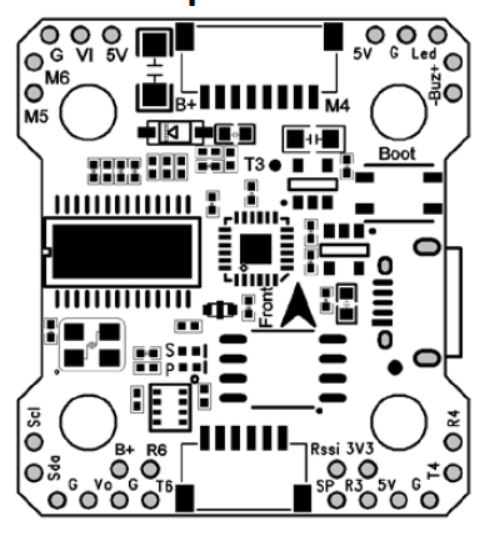
//> input picture libraries/AP_HAL_ChibiOS/hwdef/KakuteF4Mini/kakutef4mini.jpg, 483 x 533 px, given in place of the camera
$ ./test_hsv   (built with g++ and OpenCV 4)
//> lines starting //> are read from the running program, lines starting //| are printed output that depends on the picture
#include <cv.h>
#include <opencv2/opencv.hpp>
#include <vector>
#include <iostream>

using namespace cv;
using namespace std;

// [39 lines of commented-out code are left out]

 int blur_val = 0;
 int blur_max = 255;

 int H_val = 0;
 int H_max = 255;

 int S_val = 0;
 int S_max = 255;

 int V_val = 0;
 int V_max = 255;

// [39 lines of commented-out code are left out]

void init(){
    namedWindow("Trackbar",0);
    createTrackbar("Blur", "Trackbar", &blur_val, blur_max);
//> slider 'Blur' is set to 85

    createTrackbar("H value: ", "Trackbar", &H_val, H_max);
//> slider 'H value: ' is set to 85
    createTrackbar("H max: ", "Trackbar", &H_max, H_max);

    createTrackbar("S value: ", "Trackbar", &S_val, S_max);
//> slider 'S value: ' is set to 85
    createTrackbar("S max: ", "Trackbar", &S_max, S_max);

    createTrackbar("V value: ", "Trackbar", &V_val, V_max);
//> slider 'V value: ' is set to 85
    createTrackbar("V max: ", "Trackbar", &V_max, V_max);
}

int main(){
    init();
    //VideoCapture capture("Video 1.wmv");
    VideoCapture stream(0);
    if (!stream.isOpened()) { //check if video device has been initialised
        cout << "cannot open camera";
    }
    Mat frame;
    //namedWindow( "video", 1);
    vector<vector<Point> > contours;
    vector<Vec4i> hierarchy;
    Mat img_blur, img_raw, img_HSV, threshold, img_result;
    stream.read(frame);
//> frame is the input picture: 533 rows x 483 cols, CV_8UC3; mean B, G, R 198.5, 198.5, 198.5
	imshow("abc",frame);
    img_result = frame.clone();
    bool flag = false;
    while (1){
        stream.read(frame);

        // [12 lines of commented-out code are left out]
        imshow("video", frame);
        blur(frame,img_blur,Size(blur_val*2+1,blur_val*2+1), Point(-1,-1), BORDER_DEFAULT);
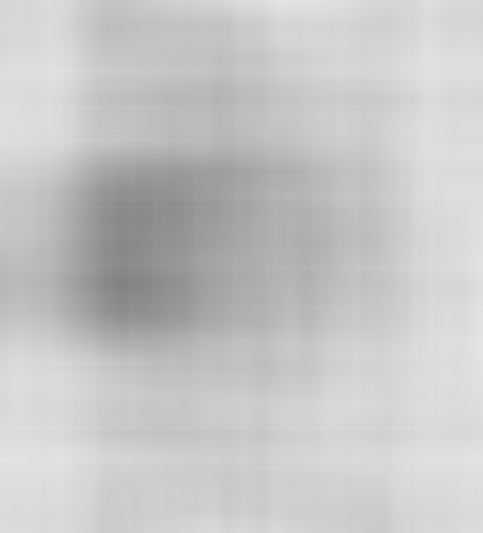
//> img_blur: 533 rows x 483 cols, CV_8UC3; mean B, G, R 198.3, 198.3, 198.3
        imshow("Blur Image", img_blur);
        cvtColor(img_blur, img_HSV, COLOR_BGR2HSV);
//> img_HSV: 533 rows x 483 cols, CV_8UC3; mean H, S, V 0.2, 0, 198.3
        imshow("HSV image", img_HSV);
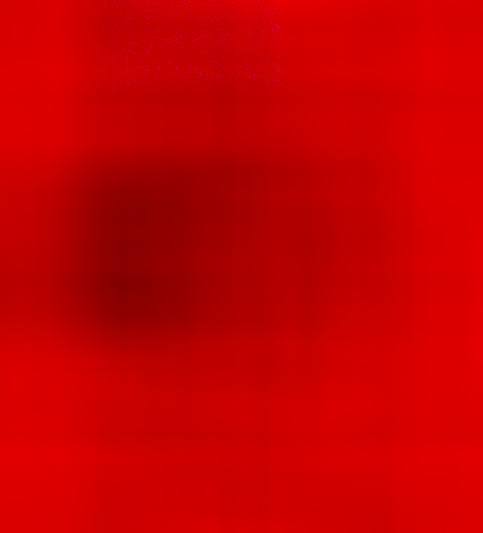
//> window 'HSV image': 533 rows x 483 cols, CV_8UC3; mean B, G, R 0.2, 0, 198.3
        inRange(img_HSV,Scalar(H_val,S_val,V_val),Scalar(H_max, S_max, V_max), threshold);
//> threshold: 533 rows x 483 cols, CV_8UC1; every value is 0
        imshow("Threshold",threshold);
        // [10 lines of commented-out code are left out]

        if (waitKey(33) == 'q')
//> the 'q' key is pressed
            break;
    }
    return 0;
}
//g++ main.cpp -o make `pkg-config --libs opencv` `pkg-config --cflags opencv`
